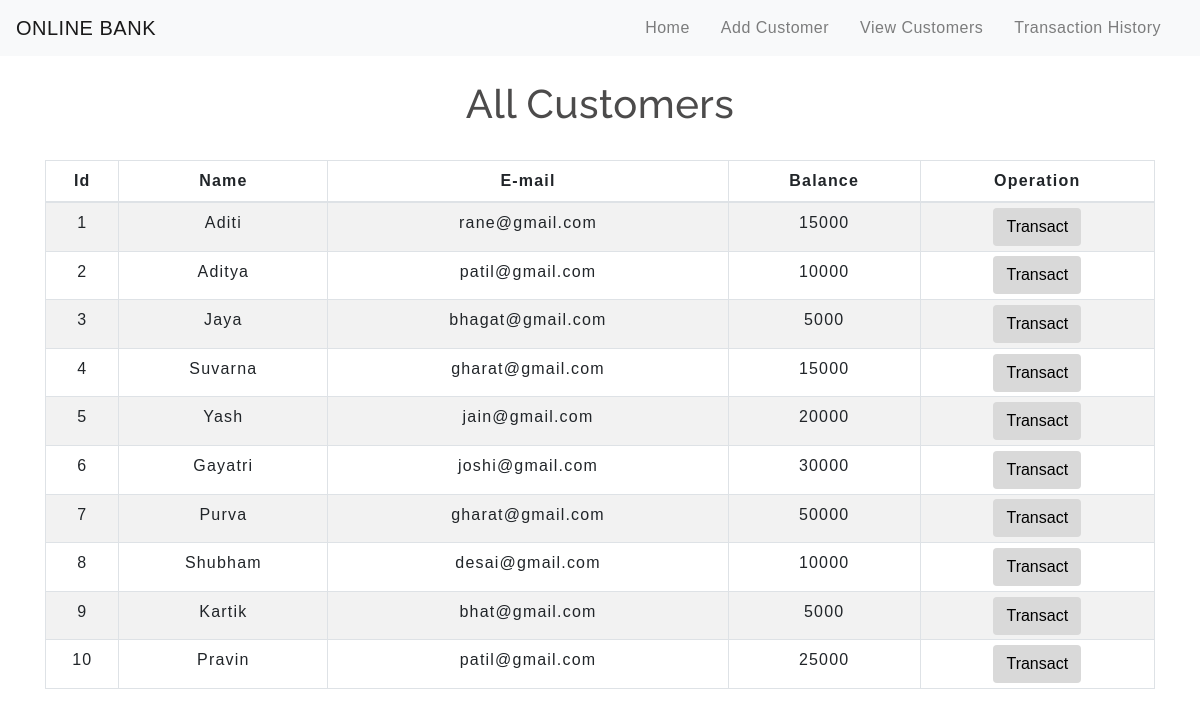
The app's page /transfermoney.php with its own data.
### tables this page shows
CREATE TABLE `customers` (
  `id` int(3) NOT NULL,
  `name` text NOT NULL,
  `email` varchar(30) NOT NULL,
  `balance` int(8) NOT NULL
);

### transfermoney.php (the view, shortened to what this page needs)
<!DOCTYPE html>
<html lang="en">
<head>
    <link rel="stylesheet" href="https://maxcdn.bootstrapcdn.com/bootstrap/4.0.0/css/bootstrap.min.css">
    <link rel="stylesheet" type="text/css" href="css/table.css">
    <link rel="stylesheet" type="text/css" href="css/navbar.css">
</head>
<body>
<?php
    include 'config.php';
    $sql = "SELECT * FROM customers";
    $result = mysqli_query($conn,$sql);
?>
<?php
  include 'navbar.php';
?>
<div class="container">
        <h2 class="text-center pt-4">All Customers</h2>
        <br>
            <div class="row">
                <div class="col">
                    <div class="table-responsive-sm">
                    <table class="table table-hover table-sm table-striped table-condensed table-bordered">
                        <thead>
                            <tr>
                            <th scope="col" class="text-center py-2">Id</th>
                            <th scope="col" class="text-center py-2">Name</th>
                            <th scope="col" class="text-center py-2">E-mail</th>
                            <th scope="col" class="text-center py-2">Balance</th>
                            <th scope="col" class="text-center py-2">Operation</th>
                            </tr>
                        </thead>
                        <tbody>
                <?php
                    while($rows=mysqli_fetch_assoc($result)){
                ?>
                    <tr>
                        <td class="py-2"><?php echo $rows['id'] ?></td>
                        <td class="py-2"><?php echo $rows['name']?></td>
                        <td class="py-2"><?php echo $rows['email']?></td>
                        <td class="py-2"><?php echo $rows['balance']?></td>
                        <td><a href="selecteduserdetail.php?id= <?php echo $rows['id'] ;?>"> <button type="button" class="btn">Transact</button></a></td>
                    </tr>
                <?php
                    }
                ?>
                        </tbody>
                    </table>
                    </div>
                </div>
            </div>
         </div>
</body>
</html>

### navbar.php (shortened to what this page needs)
<nav class="navbar navbar-expand-md navbar-light bg-light">
<a class="navbar-brand" href="index.php">ONLINE BANK</a>
<div class="collapse navbar-collapse" id="collapsibleNavbar">
      <ul class="navbar-nav ml-auto">
        <li class="nav-item">
          <a class="nav-link" href="index.php">Home</a>
        </li>
        <li class="nav-item">
          <a class="nav-link" href="createuser.php">Add Customer</a>
        </li>
        <li class="nav-item">
          <a class="nav-link" href="transfermoney.php">View Customers</a>
        </li>
        <li class="nav-item">
          <a class="nav-link" href="transactionhistory.php">Transaction History</a>
        </li>
    </div>
 </nav>

### css/table.css (style rules this page uses)
* { padding: 0; margin: 0; box-sizing: border-box; font-family: sans-serif; }
h2 { font-size: 40px; }
table { letter-spacing: 1.2px; }
td { text-align: center; }
button { border:none; background: #d9d9d9; transition: 1s; }

### css/navbar.css (style rules this page uses)
.nav-link { margin-right: 15px; color:#2F363F; letter-spacing: 0.5px; transition: 0.5s; }
.navbar-brand { color: #4C4B4B; letter-spacing: 0.5px; }
h2 { color: #4C4B4B; letter-spacing: 0.5px; font-family: raleway; }

### transfermoney.php (style rules this page uses)
button { transition: 1.5s; }

### records on screen
customers: id "1", name "Aditi", email "rane@gmail.com", balance "15000"
customers: id "2", name "Aditya", email "patil@gmail.com", balance "10000"
customers: id "3", name "Jaya", email "bhagat@gmail.com", balance "5000"
customers: id "4", name "Suvarna", email "gharat@gmail.com", balance "15000"
customers: id "5", name "Yash", email "jain@gmail.com", balance "20000"
customers: id "6", name "Gayatri", email "joshi@gmail.com", balance "30000"
customers: id "7", name "Purva", email "gharat@gmail.com", balance "50000"
customers: id "8", name "Shubham", email "desai@gmail.com", balance "10000"
customers: id "9", name "Kartik", email "bhat@gmail.com", balance "5000"
customers: id "10", name "Pravin", email "patil@gmail.com", balance "25000"
